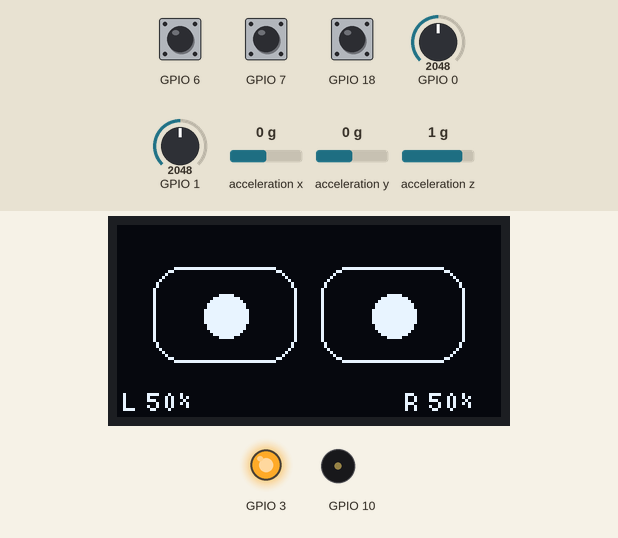
A program run on a simulated ESP32-C3. On the bench: 128×64 one-colour display, output pins drawn as LEDs (lit = HIGH), buzzer (waves = sounding). The test bench sets the inputs (shaded band); at power-on: acceleration x 0 g, GPIO 6 HIGH, GPIO 0 = 2048, GPIO 1 = 2048, GPIO 7 HIGH, GPIO 18 HIGH, acceleration y 0 g, acceleration z 1 g (analog values on the 0–4095 scale). What the program prints to the serial monitor is not drawn.

Above: at 1.6 s.
1.7 s: acceleration x set to -0.8 g
4.7 s: GPIO 6 pulled LOW for 0.15 s
At 5.9 s:
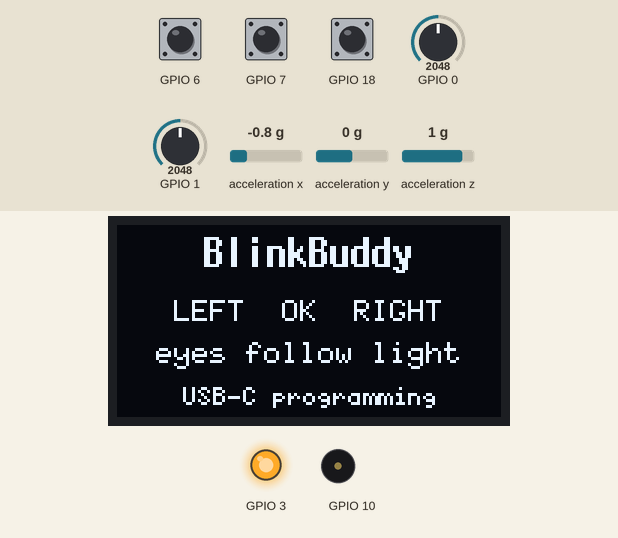
7.6 s: GPIO 6 pulled LOW for 1 s
At 8.9 s:
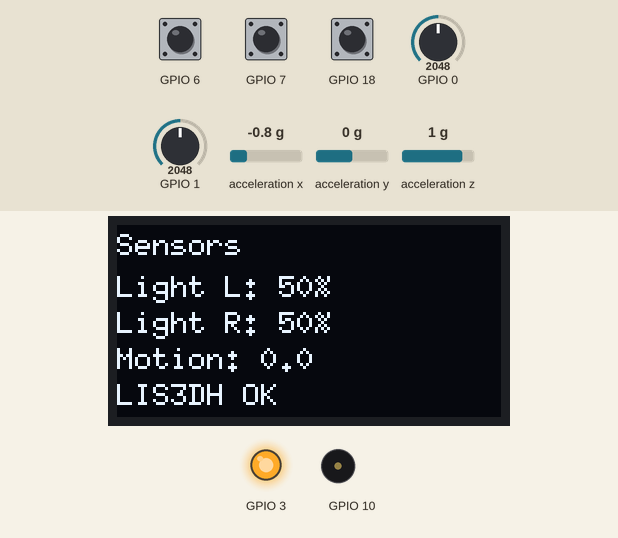
10.6 s: GPIO 0 set to 2866
At 11.27 s:
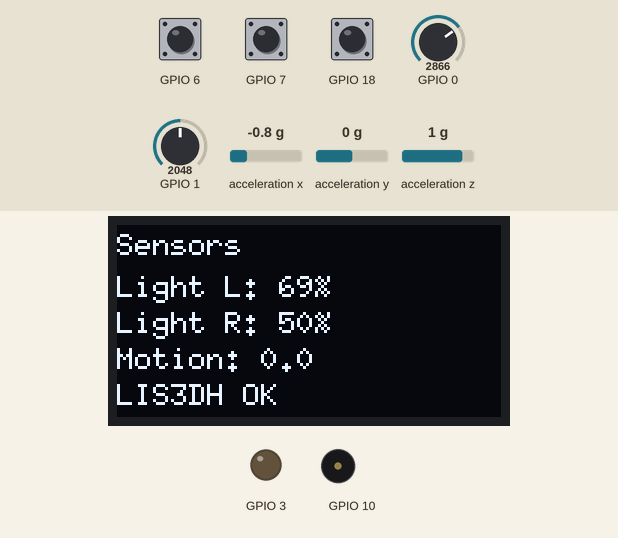
12.2 s: GPIO 1 set to 2866
At 12.83 s:
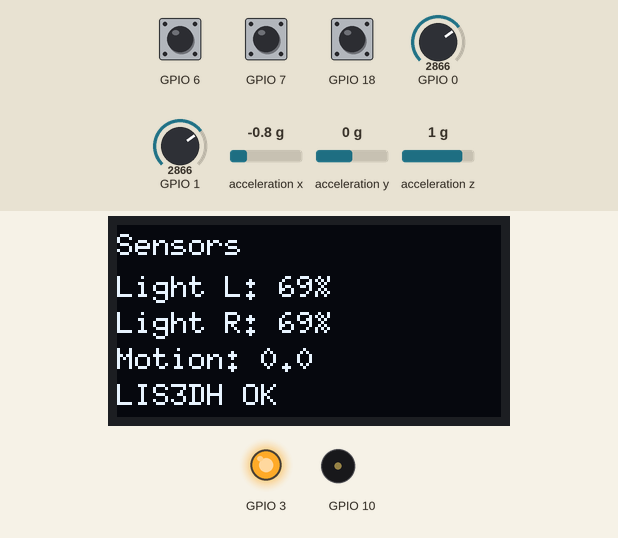
13.7 s: GPIO 6 pulled LOW for 0.15 s
At 16.34 s:
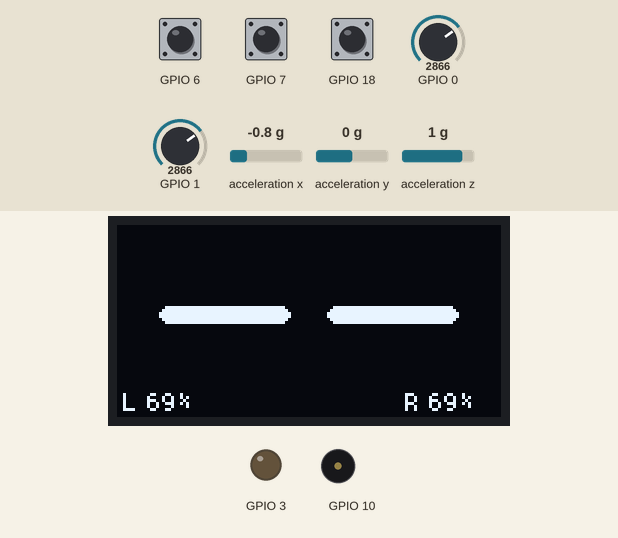
Timing chart, 0 to 17.8 s (numbered marks = the images above; inputs shaded):
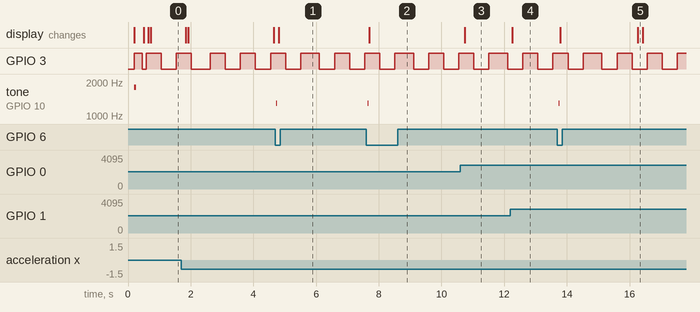

The program:

main.cpp
```cpp
#include <Arduino.h>
#include <U8g2lib.h>
#include <Wire.h>
#include <Adafruit_LIS3DH.h>
#include <Adafruit_Sensor.h>
#include <cmath>

namespace Pins {
constexpr uint8_t LdrLeft = 0;
constexpr uint8_t LdrRight = 1;
constexpr uint8_t Led = 3;
constexpr uint8_t I2cSda = 4;
constexpr uint8_t I2cScl = 5;
constexpr uint8_t ButtonLeft = 6;
constexpr uint8_t ButtonOk = 7;
constexpr uint8_t ButtonRight = 18;
constexpr uint8_t Buzzer = 10;
} // namespace Pins

constexpr uint8_t Lis3dhAddress = 0x19;
constexpr uint32_t SerialBaud = 115200;
constexpr uint16_t DebounceMs = 35;
constexpr uint16_t UiFrameMs = 80;
constexpr uint16_t SensorFrameMs = 120;
constexpr uint16_t BlinkDurationMs = 170;
constexpr uint16_t IdleBlinkBaseMs = 3000;
constexpr uint16_t IdleBlinkSpreadMs = 3000;

// Large 4-pin I2C OLED. If the screen is blank, try the SSD1306 constructor below.
U8G2_SSD1309_128X64_NONAME0_F_HW_I2C display(U8G2_R0, U8X8_PIN_NONE);
// U8G2_SSD1306_128X64_NONAME_F_HW_I2C display(U8G2_R0, U8X8_PIN_NONE);

Adafruit_LIS3DH lis = Adafruit_LIS3DH();

enum class Screen : uint8_t {
  Eyes = 0,
  Sensors = 1,
  About = 2,
};

struct Button {
  uint8_t pin;
  bool stablePressed = false;
  bool lastRawPressed = false;
  uint32_t lastChangeMs = 0;

  bool update() {
    const bool rawPressed = digitalRead(pin) == LOW;
    const uint32_t now = millis();

    if (rawPressed != lastRawPressed) {
      lastRawPressed = rawPressed;
      lastChangeMs = now;
    }

    if ((now - lastChangeMs) > DebounceMs && rawPressed != stablePressed) {
      stablePressed = rawPressed;
      return stablePressed;
    }

    return false;
  }
};

Button btnLeft{Pins::ButtonLeft};
Button btnOk{Pins::ButtonOk};
Button btnRight{Pins::ButtonRight};

Screen screen = Screen::Eyes;
bool lisReady = false;
int ldrLeftRaw = 0;
int ldrRightRaw = 0;
float accelX = 0;
float accelY = 0;
float accelZ = 0;
float movement = 0;
uint32_t lastUiMs = 0;
uint32_t lastSensorMs = 0;
uint32_t blinkUntilMs = 0;
uint32_t nextIdleBlinkMs = 0;
uint32_t lastSerialMs = 0;

int eyeOffset = 0;
int targetEyeOffset = 0;
bool sleepy = false;

void beep(uint16_t frequency = 1800, uint16_t durationMs = 35) {
  tone(Pins::Buzzer, frequency, durationMs);
}

void nextScreen() {
  screen = static_cast<Screen>((static_cast<uint8_t>(screen) + 1) % 3);
  beep(1600, 30);
}

void previousScreen() {
  const uint8_t current = static_cast<uint8_t>(screen);
  screen = static_cast<Screen>(current == 0 ? 2 : current - 1);
  beep(1300, 30);
}

void scheduleIdleBlink(uint32_t now) {
  const uint32_t variation =
      (static_cast<uint32_t>(ldrLeftRaw + ldrRightRaw) + (now / 37)) %
      IdleBlinkSpreadMs;
  nextIdleBlinkMs = now + IdleBlinkBaseMs + variation;
}

void triggerBlink(uint32_t now, uint16_t durationMs = BlinkDurationMs) {
  blinkUntilMs = now + durationMs;
  scheduleIdleBlink(now);
}

int smoothAnalogRead(uint8_t pin) {
  uint32_t total = 0;
  for (int i = 0; i < 8; i++) {
    total += analogRead(pin);
    delayMicroseconds(250);
  }
  return static_cast<int>(total / 8);
}

void readSensors() {
  ldrLeftRaw = smoothAnalogRead(Pins::LdrLeft);
  ldrRightRaw = smoothAnalogRead(Pins::LdrRight);

  const int diff = ldrRightRaw - ldrLeftRaw;
  targetEyeOffset = constrain(map(diff, -1800, 1800, -12, 12), -12, 12);

  const int averageLight = (ldrLeftRaw + ldrRightRaw) / 2;
  sleepy = averageLight < 650;

  if (lisReady) {
    sensors_event_t event;
    lis.getEvent(&event);
    const float dx = event.acceleration.x - accelX;
    const float dy = event.acceleration.y - accelY;
    const float dz = event.acceleration.z - accelZ;
    movement = fabsf(dx) + fabsf(dy) + fabsf(dz);
    accelX = event.acceleration.x;
    accelY = event.acceleration.y;
    accelZ = event.acceleration.z;

    if (movement > 8.0f) {
      triggerBlink(millis());
    }
  }
}

void drawCenteredText(const char *text, int y, const uint8_t *font) {
  display.setFont(font);
  const int width = display.getStrWidth(text);
  display.drawStr((128 - width) / 2, y, text);
}

void drawEye(int cx, int cy, int pupilOffset, bool closed) {
  if (closed) {
    display.drawRBox(cx - 22, cy - 3, 44, 6, 3);
    return;
  }

  display.drawRFrame(cx - 24, cy - 16, 48, sleepy ? 20 : 32, 10);
  display.drawDisc(cx + pupilOffset, cy, sleepy ? 4 : 7);
}

void drawEyesScreen() {
  const bool blink = millis() < blinkUntilMs;
  eyeOffset += (targetEyeOffset - eyeOffset) / 3;

  display.clearBuffer();
  drawEye(36, 30, eyeOffset, blink);
  drawEye(92, 30, eyeOffset, blink);

  display.setFont(u8g2_font_5x8_tf);
  display.drawStr(2, 62, "L");
  display.setCursor(10, 62);
  display.print(map(ldrLeftRaw, 0, 4095, 0, 100));
  display.print("%");

  display.drawStr(96, 62, "R");
  display.setCursor(104, 62);
  display.print(map(ldrRightRaw, 0, 4095, 0, 100));
  display.print("%");

  if (sleepy) {
    drawCenteredText("sleepy", 58, u8g2_font_5x8_tf);
  } else if (movement > 4.0f) {
    drawCenteredText("motion", 58, u8g2_font_5x8_tf);
  }

  display.sendBuffer();
}

void drawSensorsScreen() {
  display.clearBuffer();
  display.setFont(u8g2_font_6x10_tf);
  display.drawStr(0, 10, "Sensors");

  display.setCursor(0, 24);
  display.print("Light L: ");
  display.print(map(ldrLeftRaw, 0, 4095, 0, 100));
  display.print("%");

  display.setCursor(0, 36);
  display.print("Light R: ");
  display.print(map(ldrRightRaw, 0, 4095, 0, 100));
  display.print("%");

  display.setCursor(0, 48);
  display.print("Motion: ");
  display.print(lisReady ? movement : -1, 1);

  display.setCursor(0, 60);
  display.print(lisReady ? "LIS3DH OK" : "LIS3DH missing");

  display.sendBuffer();
}

void drawAboutScreen() {
  display.clearBuffer();
  drawCenteredText("BlinkBuddy", 14, u8g2_font_7x14B_tf);
  drawCenteredText("LEFT  OK  RIGHT", 32, u8g2_font_6x10_tf);
  drawCenteredText("eyes follow light", 46, u8g2_font_6x10_tf);
  drawCenteredText("USB-C programming", 60, u8g2_font_5x8_tf);
  display.sendBuffer();
}

void drawCurrentScreen() {
  switch (screen) {
  case Screen::Eyes:
    drawEyesScreen();
    break;
  case Screen::Sensors:
    drawSensorsScreen();
    break;
  case Screen::About:
    drawAboutScreen();
    break;
  }
}

void printDebug() {
  Serial.print("ldr_left=");
  Serial.print(ldrLeftRaw);
  Serial.print(" ldr_right=");
  Serial.print(ldrRightRaw);
  Serial.print(" eye=");
  Serial.print(targetEyeOffset);
  Serial.print(" movement=");
  Serial.print(movement, 2);
  Serial.print(" lis=");
  Serial.println(lisReady ? "ok" : "missing");
}

void setup() {
  pinMode(Pins::Led, OUTPUT);
  pinMode(Pins::Buzzer, OUTPUT);
  pinMode(Pins::ButtonLeft, INPUT_PULLUP);
  pinMode(Pins::ButtonOk, INPUT_PULLUP);
  pinMode(Pins::ButtonRight, INPUT_PULLUP);

  analogReadResolution(12);
  analogSetPinAttenuation(Pins::LdrLeft, ADC_11db);
  analogSetPinAttenuation(Pins::LdrRight, ADC_11db);

  Serial.begin(SerialBaud);
  delay(150);

  Wire.begin(Pins::I2cSda, Pins::I2cScl);
  Wire.setClock(400000);

  display.setI2CAddress(0x3C << 1);
  display.begin();
  display.clearBuffer();
  drawCenteredText("BlinkBuddy", 26, u8g2_font_7x14B_tf);
  drawCenteredText("starting...", 44, u8g2_font_6x10_tf);
  display.sendBuffer();

  lisReady = lis.begin(Lis3dhAddress);
  if (lisReady) {
    lis.setRange(LIS3DH_RANGE_4_G);
    lis.setDataRate(LIS3DH_DATARATE_50_HZ);
  }

  beep(1800, 60);
  digitalWrite(Pins::Led, HIGH);
  delay(250);
  digitalWrite(Pins::Led, LOW);

  Serial.println("BlinkBuddy firmware started");
  Serial.println(lisReady ? "LIS3DH detected at 0x19" : "LIS3DH not detected");
  scheduleIdleBlink(millis());
}

void loop() {
  const uint32_t now = millis();

  if (btnLeft.update()) {
    previousScreen();
  }
  if (btnOk.update()) {
    triggerBlink(now);
    beep(2200, 35);
  }
  if (btnRight.update()) {
    nextScreen();
  }

  if (static_cast<int32_t>(now - nextIdleBlinkMs) >= 0) {
    triggerBlink(now);
  }

  if (now - lastSensorMs >= SensorFrameMs) {
    lastSensorMs = now;
    readSensors();
    digitalWrite(Pins::Led, (now / 500) % 2);
  }

  if (now - lastUiMs >= UiFrameMs) {
    lastUiMs = now;
    drawCurrentScreen();
  }

  if (now - lastSerialMs >= 1000) {
    lastSerialMs = now;
    printDebug();
  }
}
```

Measured:
- after the input at 4.7 s, tone on GPIO 10: silent → 1300 Hz at once, → silent 0.03 s later; the display: changes after 0.11 s (image 1)
- after the input at 7.6 s, tone on GPIO 10: silent → 1300 Hz after 0.05 s, → silent 0.03 s later; the display: changes after 0.10 s (image 2)
- after the input at 10.6 s, the display: changes after 0.14 s (image 3)
- after the input at 12.2 s, the display: changes after 0.06 s (image 4)
- after the input at 13.7 s, tone on GPIO 10: silent → 1300 Hz at once, → silent 0.03 s later; the display: first changes after 0.08 s (image 5 shows a later state)
